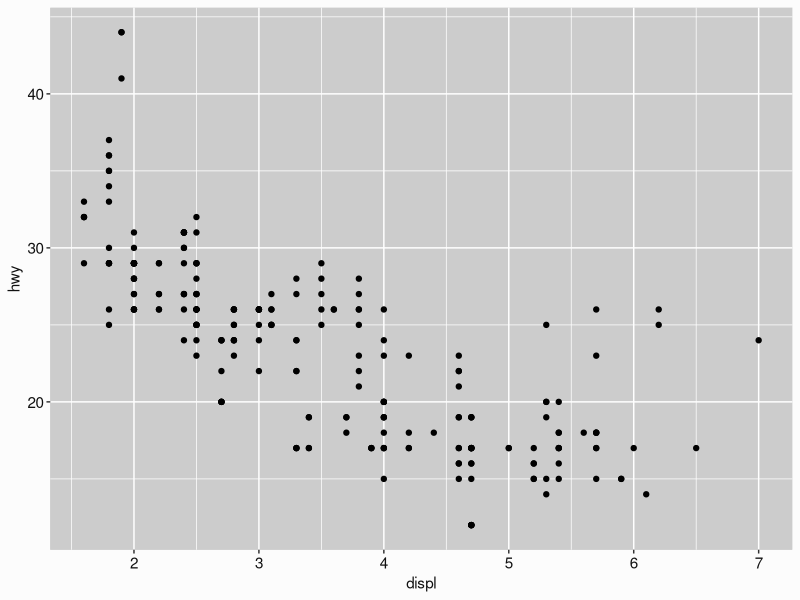

Generate this figure with R:
## ---- chunk 1
knitr::opts_chunk$set(collapse = TRUE)

theme_slum <- function(palette = "dark", ...) {

  if(palette == "dark") {
    primary <- "#DDDDDD"
    subtle <- "#888888"
    behind <- "#333333"
  }

  if(palette == "light") {
    primary <- "#111111"
    subtle <- "#CCCCCC"
    behind <- "#FCFCFC"
  }

  if(palette == "kunoichi") {
    primary <- "#FFFFFF"
    subtle <- "#562457"
    behind <- "#BA68C8"
  }

  theme_grey(...) %+replace%
    theme(
      plot.background = element_rect(fill = behind, colour = behind),
      panel.background = element_rect(fill = subtle, colour = subtle),
      legend.background = element_rect(fill = behind, colour = behind),
      plot.title = element_text(colour = primary),
      plot.subtitle = element_text(colour = primary),
      axis.title = element_text(colour = primary),
      axis.text = element_text(colour = primary),
      legend.title = element_text(colour = primary),
      legend.text = element_text(colour = primary)
    )
}
## ---- chunk 2
library(tidyverse)

ggplot(mpg, aes(displ, hwy)) + 
  geom_point() + 
  theme_slum("light")
